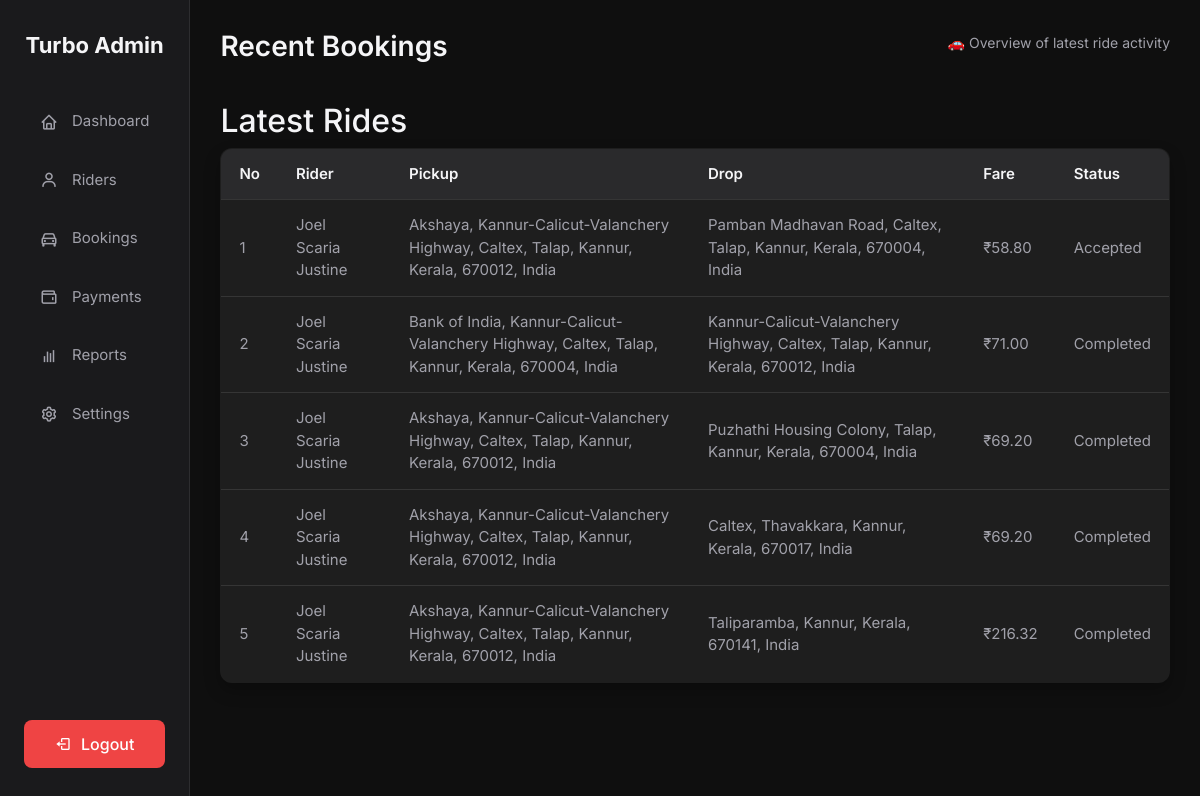
Page /adminpages/dashboard/ (signed in) on the earlier database version.
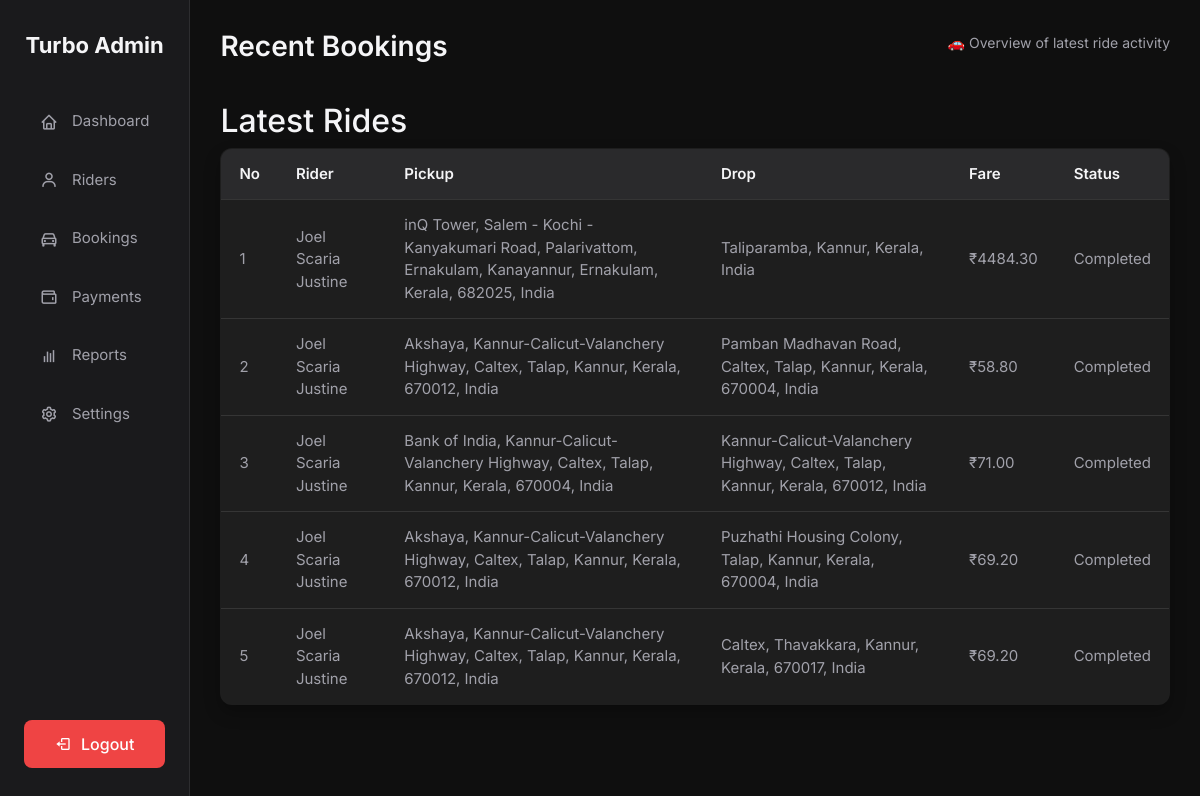
Same page on the later database version.
### riderpages/models.py (models this page shows, shortened)
class Ride(models.Model):
    user = models.ForeignKey(
        settings.AUTH_USER_MODEL,
        on_delete=models.CASCADE,
        related_name='rides_as_rider'
    )
    pickup_location = models.CharField(max_length=255)
    drop_location = models.CharField(max_length=255)
    car_type = models.CharField(max_length=10, choices=CAR_CHOICES)
    distance = models.DecimalField(max_digits=10, decimal_places=2, null=True, blank=True)
    fare = models.DecimalField(max_digits=10, decimal_places=2, null=True, blank=True)
    transaction_id = models.CharField(max_length=100, null=True, blank=True)
    driver = models.ForeignKey(
        'driverpages.DriverProfile',
        on_delete=models.SET_NULL,
        related_name='rides_as_driver',
        null=True,
        blank=True
    )
    payment_method = models.CharField(
        max_length=20,
        choices=PAYMENT_METHOD_CHOICES,
        null=True,
        blank=True
    )
    status = models.CharField(max_length=20, choices=STATUS_CHOICES, default='PENDING')
    created_at = models.DateTimeField(auto_now_add=True)

### account/models.py (models this page shows, shortened)
class CustomUser(AbstractUser):
    ROLE_CHOICES = [
        ('driver', 'Driver'),
        ('rider', 'Rider'),
        ('admin', 'Admin'),
    ]
    full_name = models.CharField(max_length=100)
    email = models.EmailField(unique=True)
    role = models.CharField(max_length=10, choices=ROLE_CHOICES)
    phone = models.CharField(max_length=10, default="9999999999")
    USERNAME_FIELD = 'email'
    REQUIRED_FIELDS = ['username', 'full_name', 'role']

### adminpages/views.py (the view)
# urls.py: path('dashboard/', views.dashboard, name='dashboard'),
@login_required
def dashboard(request):
    recent_rides = Ride.objects.order_by('-created_at')[:5]
    context = {
        'recent_rides': recent_rides,
    }
    return render(request, 'adminpages/dashboard.html', context)

### templates/adminpages/dashboard.html
{% extends 'adminpages/base.html' %}
{% block content %}
  <div class="main">
    <div class="header">
      <h1>Recent Bookings</h1>
      <p>🚗 Overview of latest ride activity</p>
    </div>
    <div class="dashboard-section">
      <h2>Latest Rides</h2>
      <table>
        <thead>
          <tr>
            <th>No</th>
            <th>Rider</th>
            <th>Pickup</th>
            <th>Drop</th>
            <th>Fare</th>
            <th>Status</th>
          </tr>
        </thead>
        <tbody>
          {% for ride in recent_rides %}
          <tr>
            <td>{{ forloop.counter }}</td>
            <td>{{ ride.user.full_name }}</td>
            <td>{{ ride.pickup_location }}</td>
            <td>{{ ride.drop_location }}</td>
            <td>₹{{ ride.fare|default_if_none:0|floatformat:2 }}</td>
            <td class="status-{{ ride.status|lower }}">{{ ride.get_status_display }}</td>
          </tr>
          {% empty %}
          <tr class="empty-row">
            <td colspan="6">No recent bookings found.</td>
          </tr>
          {% endfor %}
        </tbody>
      </table>
    </div>
  </div>
{% endblock %}

Differences in the rows shown:
no longer on this page (row unchanged): Ride: user.full_name "Joel Scaria Justine", pickup_location "Akshaya, Kannur-Calicut-Valanchery Highway, Caltex, Talap, Kannur, Kerala, 670012, India", drop_location "Taliparamba, Kannur, Kerala, 670141, India", fare "216.32", status "Completed"
added Ride: user.full_name "Joel Scaria Justine", pickup_location "inQ Tower, Salem - Kochi - Kanyakumari Road, Palarivattom, Ernakulam, Kanayannur, Ernakulam, Kerala, 682025, India", drop_location "Taliparamba, Kannur, Kerala, India", fare "4484.30", status "Completed"
changed Ride "Pamban Madhavan Road, Caltex, Talap, Kannur, Kerala, 670004, India": status "Accepted" → "Completed"
